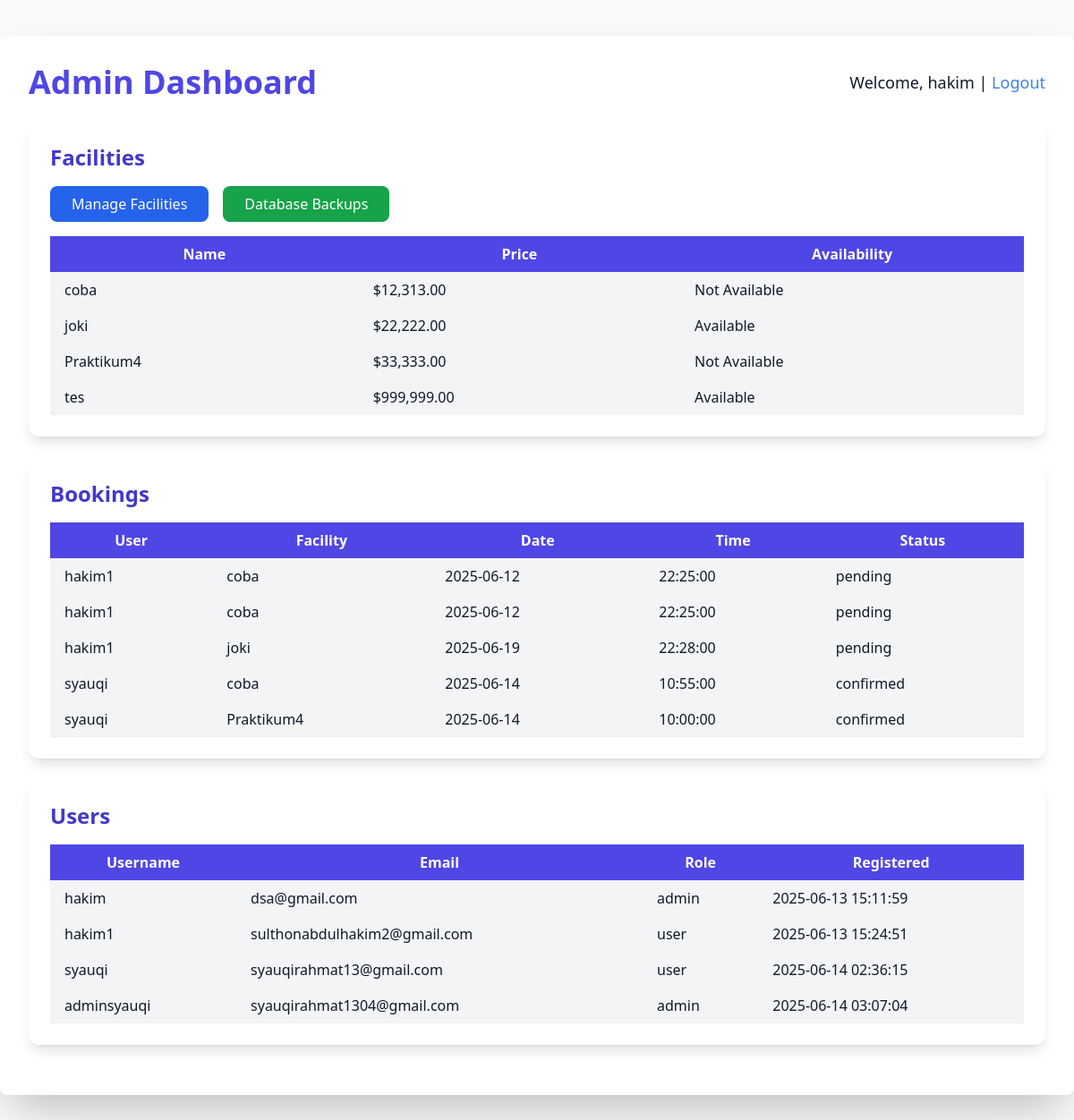
The page /admin.php (signed in) on the database as committed earlier.
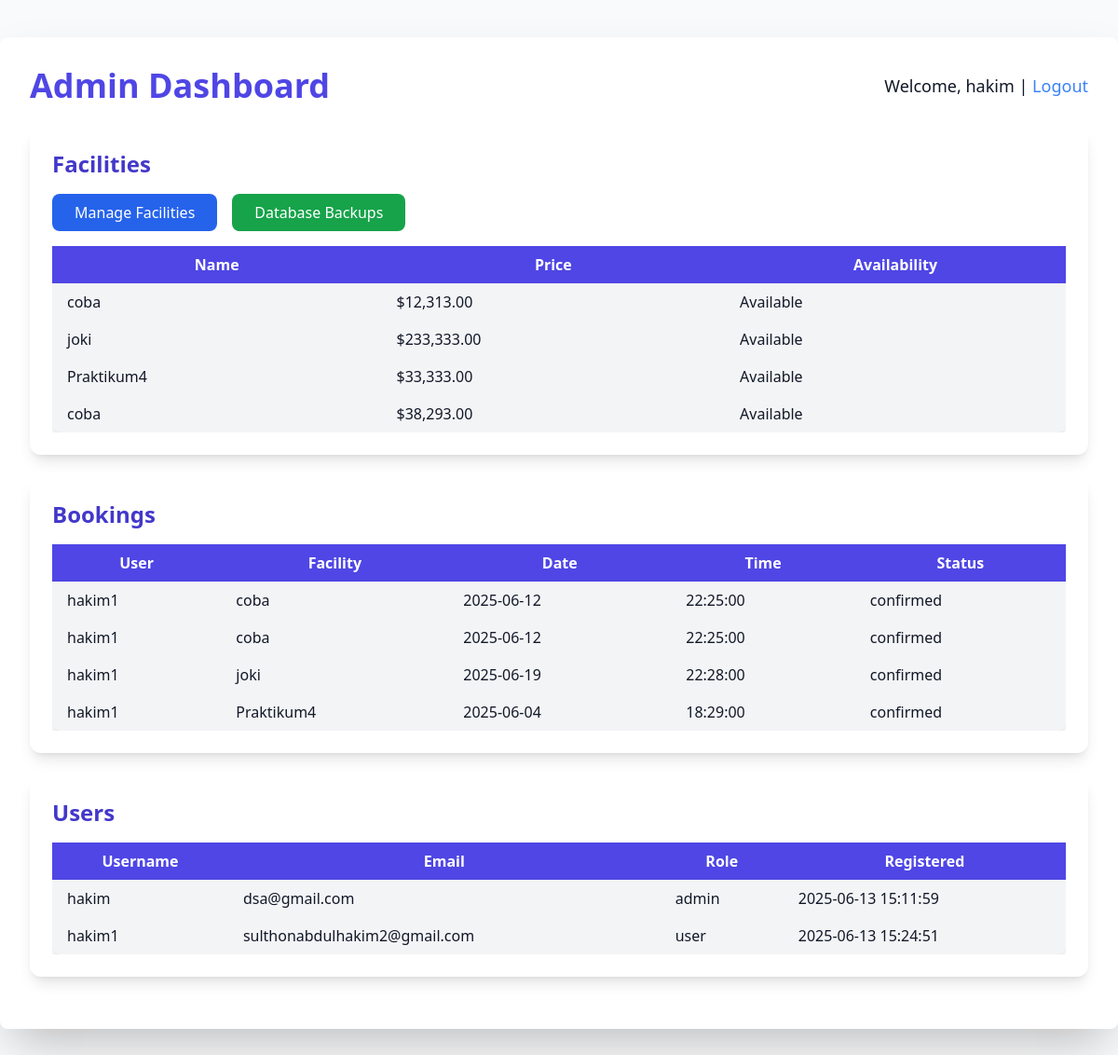
The same page on the database as committed later.
### tables this page shows
CREATE TABLE `facilities` (
  `id` int NOT NULL AUTO_INCREMENT,
  `name` varchar(100) NOT NULL,
  `description` text,
  `price` decimal(10,2) NOT NULL,
  `available` tinyint(1) DEFAULT '1',
  `created_at` timestamp NULL DEFAULT CURRENT_TIMESTAMP,
  PRIMARY KEY (`id`)
);

CREATE TABLE `bookings` (
  `id` int NOT NULL AUTO_INCREMENT,
  `user_id` int NOT NULL,
  `facility_id` int NOT NULL,
  `booking_date` date NOT NULL,
  `booking_time` time NOT NULL,
  `status` enum('pending','confirmed','cancelled') DEFAULT 'pending',
  `created_at` timestamp NULL DEFAULT CURRENT_TIMESTAMP,
  PRIMARY KEY (`id`),
  KEY `user_id` (`user_id`),
  KEY `facility_id` (`facility_id`),
  CONSTRAINT `bookings_ibfk_1` FOREIGN KEY (`user_id`) REFERENCES `users` (`id`),
  CONSTRAINT `bookings_ibfk_2` FOREIGN KEY (`facility_id`) REFERENCES `facilities` (`id`)
);

CREATE TABLE `users` (
  `id` int NOT NULL AUTO_INCREMENT,
  `username` varchar(50) NOT NULL,
  `password` varchar(255) NOT NULL,
  `email` varchar(100) NOT NULL,
  `role` enum('user','admin') DEFAULT 'user',
  `created_at` timestamp NULL DEFAULT CURRENT_TIMESTAMP,
  PRIMARY KEY (`id`),
  UNIQUE KEY `username` (`username`),
  UNIQUE KEY `email` (`email`)
);

### admin.php (the view, shortened to what this page needs)
<?php
require 'config/init.php';
try {
    $stmt = $pdo->query('SELECT * FROM facilities');
    $facilities = $stmt->fetchAll();
    $query = 'SELECT b.id, u.username, f.name AS facility_name, b.booking_date, b.booking_time, b.status
              FROM bookings b
              JOIN users u ON b.user_id = u.id
              JOIN facilities f ON b.facility_id = f.id';
    $stmt = $pdo->query($query);
    $bookings = $stmt->fetchAll();
    $stmt = $pdo->query('SELECT id, username, email, role, created_at FROM users');
    $users = $stmt->fetchAll();
} catch (PDOException $e) {
    die("Database query error: " . $e->getMessage());
}
?>
<!DOCTYPE html>
<html>
<head>
    <script src="https://cdn.tailwindcss.com"></script>
</head>
<body class="bg-gray-50 font-sans text-gray-900 min-h-screen">
    <main class="container mx-auto p-8 max-w-7xl bg-white rounded-lg shadow-2xl mt-10 overflow-y-auto">
        <div class="flex items-center justify-between mb-6">
            <h1 class="text-4xl font-extrabold text-indigo-600">Admin Dashboard</h1>
            <p class="text-lg font-medium">Welcome, <?php echo htmlspecialchars($_SESSION['username']); ?> |
                <a href="logout.php" class="text-blue-500 hover:text-blue-600">Logout</a>
            </p>
        </div>
        <section class="bg-white p-6 rounded-xl shadow-lg mb-6">
            <h2 class="text-2xl font-semibold text-indigo-700 mb-4">Facilities</h2>
            <div class="flex space-x-4 mb-4">
                <a href="facilities.php"
                    class="inline-block px-6 py-2 bg-blue-600 text-white rounded-lg hover:bg-blue-700 transition">Manage
                    Facilities</a>
                <a href="backup_list.php"
                    class="inline-block px-6 py-2 bg-green-600 text-white rounded-lg hover:bg-green-700 transition">Database
                    Backups</a>
            </div>
            <div class="overflow-x-auto">
                <table class="w-full table-auto border-collapse bg-gray-100 rounded-lg shadow-md">
                    <thead class="bg-indigo-600 text-white">
                        <tr>
                            <th class="px-4 py-2">Name</th>
                            <th class="px-4 py-2">Price</th>
                            <th class="px-4 py-2">Availability</th>
                        </tr>
                    </thead>
                    <tbody>
                        <?php foreach ($facilities as $facility): ?>
                        <tr class="hover:bg-gray-200">
                            <td class="px-4 py-2"><?php echo htmlspecialchars($facility['name']); ?></td>
                            <td class="px-4 py-2">$<?php echo number_format($facility['price'], 2); ?></td>
                            <td class="px-4 py-2"><?php echo $facility['available'] ? 'Available' : 'Not Available'; ?>
                            </td>
                        </tr>
                        <?php endforeach; ?>
                    </tbody>
                </table>
            </div>
        </section>
        <section class="bg-white p-6 rounded-xl shadow-lg mb-6">
            <h2 class="text-2xl font-semibold text-indigo-700 mb-4">Bookings</h2>
            <div class="overflow-x-auto">
                <table class="w-full table-auto border-collapse bg-gray-100 rounded-lg shadow-md">
                    <thead class="bg-indigo-600 text-white">
                        <tr>
                            <th class="px-4 py-2">User</th>
                            <th class="px-4 py-2">Facility</th>
                            <th class="px-4 py-2">Date</th>
                            <th class="px-4 py-2">Time</th>
                            <th class="px-4 py-2">Status</th>
                        </tr>
                    </thead>
                    <tbody>
                        <?php foreach ($bookings as $booking): ?>
                        <tr class="hover:bg-gray-200">
                            <td class="px-4 py-2"><?php echo htmlspecialchars($booking['username']); ?></td>
                            <td class="px-4 py-2"><?php echo htmlspecialchars($booking['facility_name']); ?></td>
                            <td class="px-4 py-2"><?php echo $booking['booking_date']; ?></td>
                            <td class="px-4 py-2"><?php echo $booking['booking_time']; ?></td>
                            <td class="px-4 py-2"><?php echo $booking['status']; ?></td>
                        </tr>
                        <?php endforeach; ?>
                    </tbody>
                </table>
            </div>
        </section>
        <section class="bg-white p-6 rounded-xl shadow-lg mb-6">
            <h2 class="text-2xl font-semibold text-indigo-700 mb-4">Users</h2>
            <div class="overflow-x-auto">
                <table class="w-full table-auto border-collapse bg-gray-100 rounded-lg shadow-md">
                    <thead class="bg-indigo-600 text-white">
                        <tr>
                            <th class="px-4 py-2">Username</th>
                            <th class="px-4 py-2">Email</th>
                            <th class="px-4 py-2">Role</th>
                            <th class="px-4 py-2">Registered</th>
                        </tr>
                    </thead>
                    <tbody>
                        <?php foreach ($users as $user): ?>
                        <tr class="hover:bg-gray-200">
                            <td class="px-4 py-2"><?php echo htmlspecialchars($user['username']); ?></td>
                            <td class="px-4 py-2"><?php echo htmlspecialchars($user['email']); ?></td>
                            <td class="px-4 py-2"><?php echo $user['role']; ?></td>
                            <td class="px-4 py-2"><?php echo $user['created_at']; ?></td>
                        </tr>
                        <?php endforeach; ?>
                    </tbody>
                </table>
            </div>
        </section>
    </main>
</body>
</html>

Rows that differ between the two databases and show on the page:
removed facilities: name "tes", price "999,999.00", available "Available"
removed bookings: user.username "syauqi", facility.name "coba", booking_date "2025-06-14", booking_time "10:55:00", status "confirmed"
removed bookings: user.username "syauqi", facility.name "Praktikum4", booking_date "2025-06-14", booking_time "10:00:00", status "confirmed"
removed users: username "syauqi", email "syauqirahmat13@gmail.com", role "user", created_at "2025-06-14 02:36:15"
removed users: username "adminsyauqi", email "syauqirahmat1304@gmail.com", role "admin", created_at "2025-06-14 03:07:04"
changed facilities (number 1 of 4 on the later page): available "Not Available" → "Available"
changed facilities "joki": price "22,222.00" → "233,333.00"
changed facilities "Praktikum4": available "Not Available" → "Available"
added facilities: name "coba", price "38,293.00", available "Available"
changed bookings (number 1 of 4 on the later page): status "pending" → "confirmed"
changed bookings (number 2 of 4 on the later page): status "pending" → "confirmed"
changed bookings "joki": status "pending" → "confirmed"
added bookings: user.username "hakim1", facility.name "Praktikum4", booking_date "2025-06-04", booking_time "18:29:00", status "confirmed"
